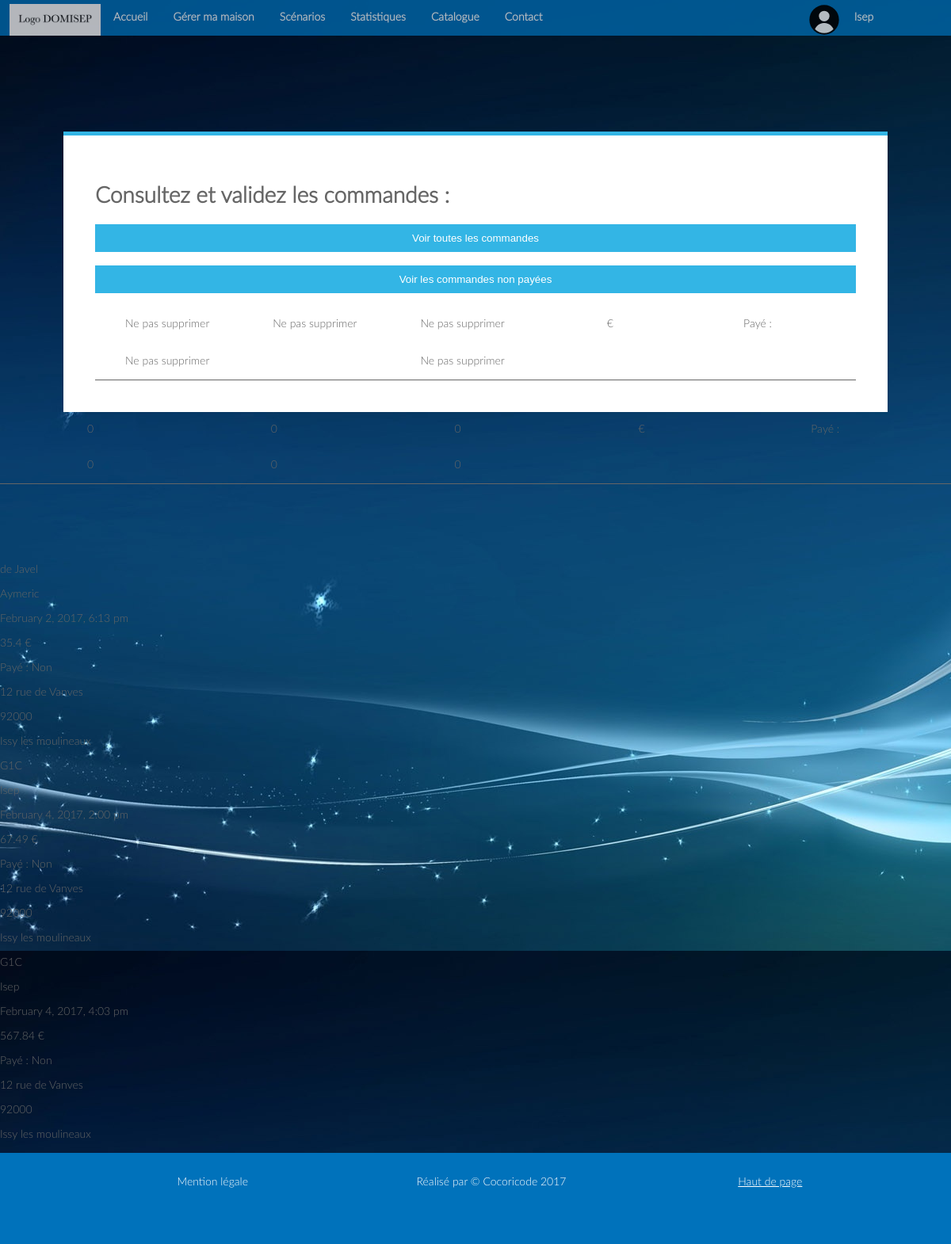
The app's page /index.php?page=cmd (signed in) with its own data.
### tables this page shows
CREATE TABLE `Commande` (
  `Id` int(10) NOT NULL,
  `Id_Utilisateur` int(10) NOT NULL,
  `Nom` varchar(30) NOT NULL,
  `Prenom` varchar(30) NOT NULL,
  `Adresse` varchar(200) NOT NULL,
  `CodePostal` varchar(10) NOT NULL,
  `Ville` varchar(20) NOT NULL,
  `Date` varchar(50) NOT NULL,
  `Prix` varchar(10) NOT NULL,
  `Payement` varchar(10) NOT NULL
);

### Vue/gestioncommandes.php (the view, shortened to what this page needs)
<?php
include 'Modele/connexion_bdd.php';
if ($_SESSION ['admin'] != '1') {
	header ( 'Location: index.php?page=accueil' );
} else {
	?>
<div class="module3">
	<div class="module form-block">
		<h1>Consultez et validez les commandes :</h1>
		<button onclick='document.location.href="index.php?page=cmd" '>Voir
			toutes les commandes</button><br>
		<br>
		<button
			onclick='document.location.href="index.php?page=cmd&voir=nonpaye" '>Voir
			les commandes non payées</button>
		<br>
		<br>
	<?php
	if ($_GET['voir'] == "nonpaye") {
		$req = $mysqli->query ( "SELECT * FROM Commande WHERE Payement ='Non'" );
	} else {
		$req = $mysqli->query ( "SELECT * FROM Commande" );
	}
	while ( $don = $req->fetch_array ( MYSQLI_ASSOC ) ) {
		?>
	<div class="commandes">
			<div class="panier" style="cursor: pointer"
				onclick='affich("<?php echo $don['Id'] ?>")'>
				<p class="nom"><?php echo $don['Nom'] ?></p>
				<p class="nom"><?php echo $don['Prenom'] ?></p>
				<p class="date"><?php echo $don['Date'] ?></p>
				<p class="prix"><?php echo $don['Prix'] ?> €</p>
				<p class="nom">Payé : <?php echo $don['Payement'] ?></p>
				<p class="adresse"><?php echo $don['Adresse'] ?></p>
				<p class="codepostal"><?php echo $don['CodePostal'] ?></p>
				<p class="ville"><?php echo $don['Ville'] ?></p>
			</div>
		</div>
	</div>
<?php
	}
	?>
<?php
}
?>

### Vue/style.css (style rules this page uses)
body { font-family: LatoLight; margin: 0; padding: 0; background-image: url('Vue/background.jpg'); background-size: 100%; height: 100%; }
body { background: #e9e9e9; background-image:url(background.jpg); color: #666666; font-size: 14px; -webkit-font-smoothing: antialiased; -moz-osx-font-smoothing: grayscale; }
.module3 { position: relative; padding-top: 8%; width: 100%; height : 100%; margin-bottom : 100px; }
.module3 .panier { border-bottom: solid; border-width: 0.5px; }
.module3 .panier p { display: inline-block; width: 19%; text-align: center; }
.form-block { position: relative; background: #ffffff; max-width: 80%; border-top: 5px solid #33b5e5; box-shadow: 0 0 3px rgba(0, 0, 0, 0.1); margin: 0 auto; padding: 40px; }
.form-block button { cursor: pointer; background: #33b5e5; width: 100%; border: 0; padding: 10px 15px; color: #ffffff; -webkit-transition: 0.3s ease; transition: 0.3s ease; }

### records on screen
commande: Nom "Ne pas supprimer", Prenom "Ne pas supprimer", Date "Ne pas supprimer", Adresse "Ne pas supprimer", Ville "Ne pas supprimer"
commande: Nom "0", Prenom "0", Date "0", Adresse "0", CodePostal "0", Ville "0"
commande: Nom "de Javel", Prenom "Aymeric", Date "February 2, 2017, 6:13 pm", Prix "35.4", Payement "Non", Adresse "12 rue de Vanves", CodePostal "92000", Ville "Issy les moulineaux"
commande: Nom "G1C", Prenom "Isep", Date "February 4, 2017, 2:00 pm", Prix "67.49", Payement "Non", Adresse "12 rue de Vanves", CodePostal "92000", Ville "Issy les moulineaux"
commande: Nom "G1C", Prenom "Isep", Date "February 4, 2017, 4:03 pm", Prix "567.84", Payement "Non", Adresse "12 rue de Vanves", CodePostal "92000", Ville "Issy les moulineaux"

### other values on screen
$_SESSION['prenom'] "Isep"
